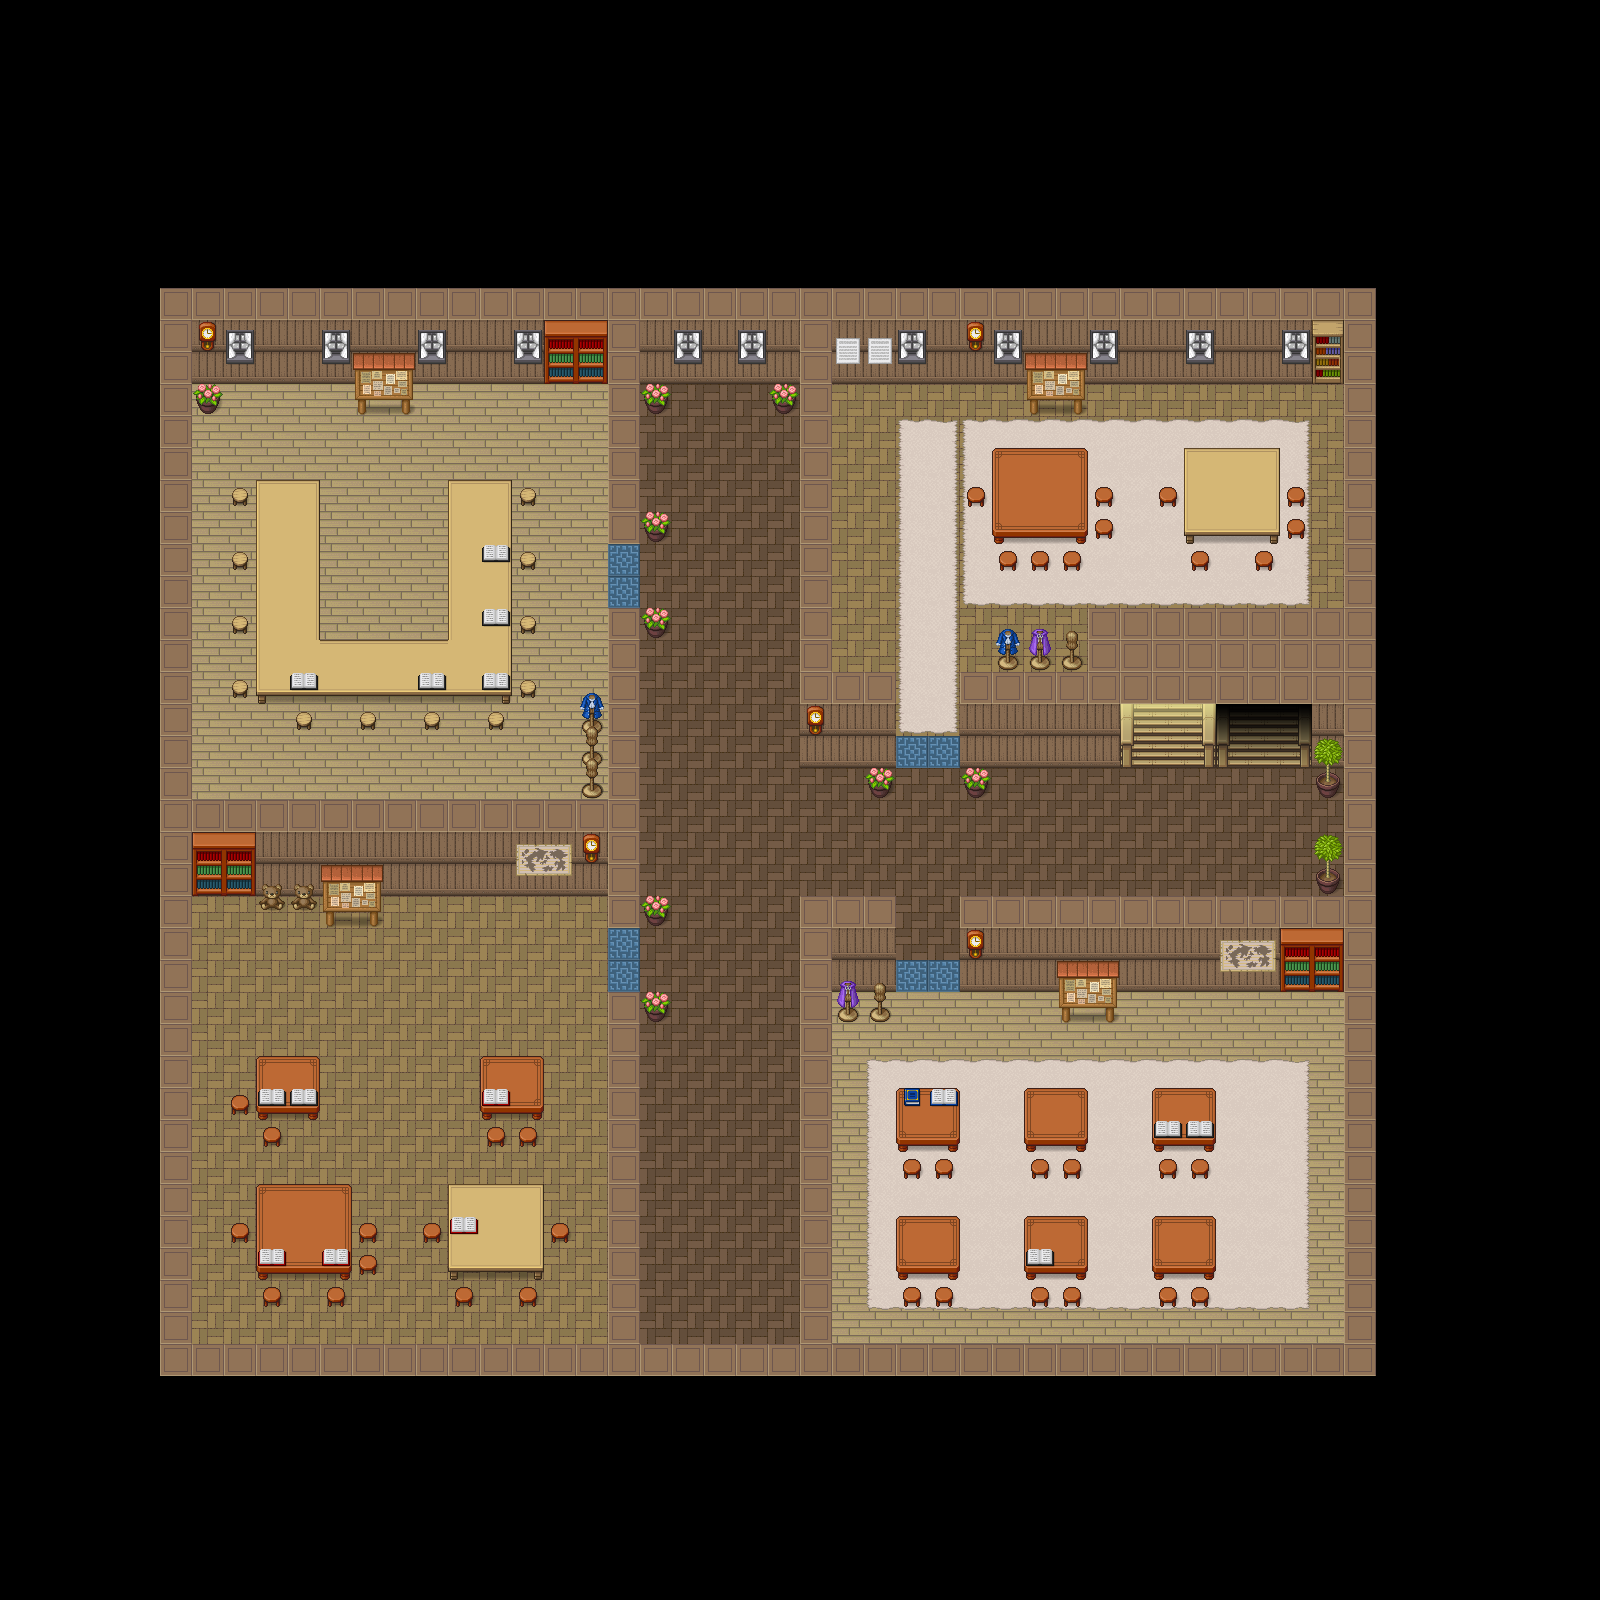

This is a level from a 2D game, rendered from its Tiled map with the project's own tilesets. A one-line summary and the map file follow, with tile-layer data summarised:
An orthogonal 50x50 tile map with 32x32 px tiles, 7 tile layers (floor, carpet, wall, staris/door, ...), 2 tilesets and 11 objects (2x start, 2x classroom1, 2x classroom2, 2x classroom3, 2x classroom4, ...).

<map version="1.8" tiledversion="1.8.4" orientation="orthogonal" renderorder="right-down" width="50" height="50" tilewidth="32" tileheight="32" infinite="0" nextlayerid="9" nextobjectid="14">
 <tileset firstgid="1" source="rpg.tsx" />
 <tileset firstgid="1065" source="LightShadow.tsx" />
 <layer id="1" name="floor" width="50" height="50">
  <data>[2500 cells, 1006 non-empty, 3 distinct tile ids]</data>
 </layer>
 <layer id="8" name="carpet" width="50" height="50">
  <data>[2500 cells, 210 non-empty, 10 distinct tile ids]</data>
 </layer>
 <objectgroup id="7" name="Objekte">
  <object id="1" name="down" type="start" x="1263" y="787">
   <point />
  </object>
  <object id="2" name="up" x="1161.33" y="778">
   <point />
  </object>
  <object id="3" name="classroom1" x="926.667" y="756">
   <point />
  </object>
  <object id="4" name="classroom2" x="927.333" y="976.667">
   <point />
  </object>
  <object id="5" name="classroom3" x="622" y="958.667">
   <point />
  </object>
  <object id="6" name="classroom4" x="621.333" y="578.667">
   <point />
  </object>
  <object id="7" name="start" x="731.333" y="840">
   <point />
  </object>
  <object id="8" name="classroom1" x="832.268" y="376.845" width="514.666" height="352">
   <properties>
    <property name="type" value="RoomMeeting" />
   </properties>
  </object>
  <object id="11" name="classroom4" x="193.36" y="379.707" width="421.333" height="416">
   <properties>
    <property name="type" value="RoomMeeting" />
   </properties>
  </object>
  <object id="12" name="classroom3" x="193.36" y="891.707" width="421.333" height="449.333">
   <properties>
    <property name="type" value="RoomMeeting" />
   </properties>
  </object>
  <object id="13" name="classroom2" x="830.694" y="989.04" width="516" height="353.333">
   <properties>
    <property name="type" value="RoomMeeting" />
   </properties>
  </object>
 </objectgroup>
 <layer id="2" name="wall" width="50" height="50">
  <data>[2500 cells, 391 non-empty, 4 distinct tile ids]</data>
 </layer>
 <layer id="4" name="staris/door" width="50" height="50">
  <data>[2500 cells, 18 non-empty, 9 distinct tile ids]</data>
 </layer>
 <layer id="3" name="decoration" width="50" height="50">
  <data>[2500 cells, 242 non-empty, 49 distinct tile ids]</data>
 </layer>
 <layer id="5" name="decoration2" width="50" height="50">
  <data>[2500 cells, 28 non-empty, 7 distinct tile ids]</data>
 </layer>
 <layer id="6" name="shadow" width="50" height="50">
  <data>[2500 cells, 9 non-empty, 3 distinct tile ids]</data>
 </layer>
</map>
